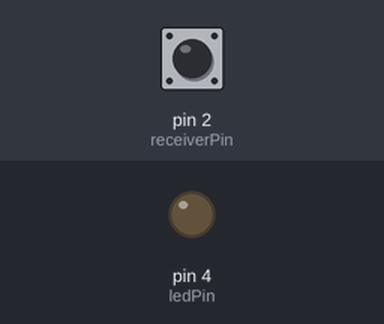
This sketch was run on a simulated Arduino Uno, built with avr-gcc and run on an emulated ATmega328P. Parts: output pins drawn as LEDs (lit = HIGH). Dashed ring = blinking. The inputs (shaded band) are chosen by the test bench; at power-on: pin 2 (receiverPin) HIGH. What the sketch prints to the serial monitor is not drawn.

Above: at 1.2 s.
1.3 s: pin 2 (receiverPin) pulled LOW for 0.15 s
At 1.37 s:
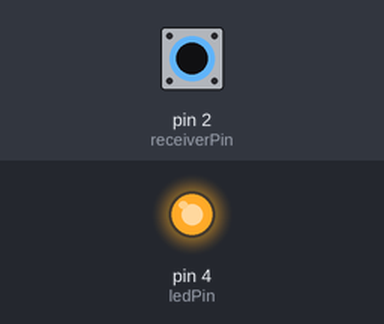
2.9 s: pin 2 (receiverPin) pulled LOW for 1 s
At 4.6 s:
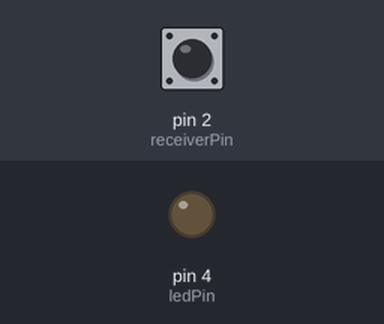
5.4 s: pin 2 (receiverPin) pulled LOW for 3.2 s
At 5.8 s:
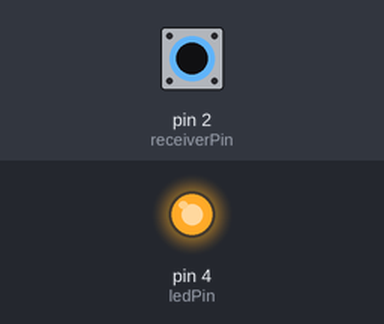
10.1 s: pin 2 (receiverPin) pulsed LOW 5 times (0.12 s each, 0.3 s apart)
At 10.76 s:
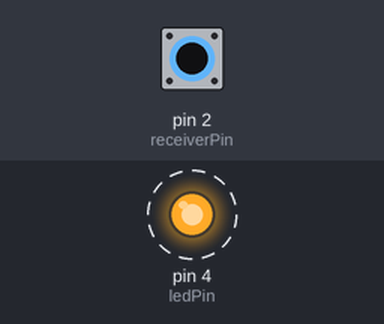
13.1 s: pin 2 (receiverPin) pulsed LOW 5 times (0.12 s each, 0.3 s apart)
At 15.7 s:
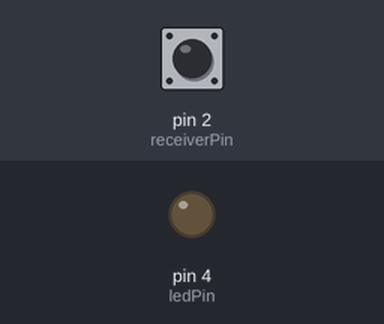
Timing chart, 0 to 17.1 s (numbered marks = the images above; inputs shaded):
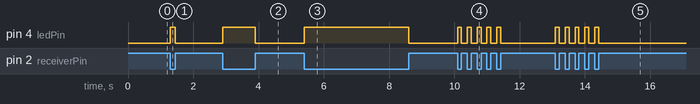

Measured:
- after the input at 1.3 s, pin 4 (ledPin): LOW → HIGH at once, → LOW 0.15 s later
- after the input at 2.9 s, pin 4 (ledPin): LOW → HIGH at once, → LOW 1.0 s later
- after the input at 5.4 s, pin 4 (ledPin): LOW → HIGH at once, → LOW 3.2 s later
- after the input at 10.1 s, pin 4 (ledPin): alternates HIGH for 0.12 s and LOW for 0.18 s, 10 changes in all, then stays LOW, starting at once
- after the input at 13.1 s, pin 4 (ledPin): alternates HIGH for 0.12 s and LOW for 0.18 s, 10 changes in all, then stays LOW, starting at once

The sketch:

attachInterrupt_and_serialwrite.ino
```cpp
/*
Class 2 exercise for Intangible Interaciton at ITP by Yeseul Song
Wiring:
Digital Pin 4 - 220k resistor - LED
Digital Pin 2 - the signal pin of a beam breaker receiver
Power the emitter with 5V (Vin pin) instead of 3.3V for the maximum range
*/

int ledPin = 4;
int receiverPin = 2;
volatile byte reading = 0; // volatile because we're going to use interrupts

void setup() {

  // define pin modes
  pinMode(receiverPin, INPUT_PULLUP);
  pinMode(ledPin, OUTPUT);

  // we're using interrupts to read the receiver's status
  attachInterrupt((digitalPinToInterrupt(receiverPin)), sendToSerial, CHANGE);

  // initiate serial: to set the speed of serial data transmission
  Serial.begin(9600);
}

void loop() {

  // turn on and off LED as the value of "reading" changes
  digitalWrite(ledPin, reading);
}

// when the receiver's status changes, turn on/off LED and send reading's value to serial as binary
void sendToSerial() {
  reading = !reading;
  Serial.write(reading);
}
```
